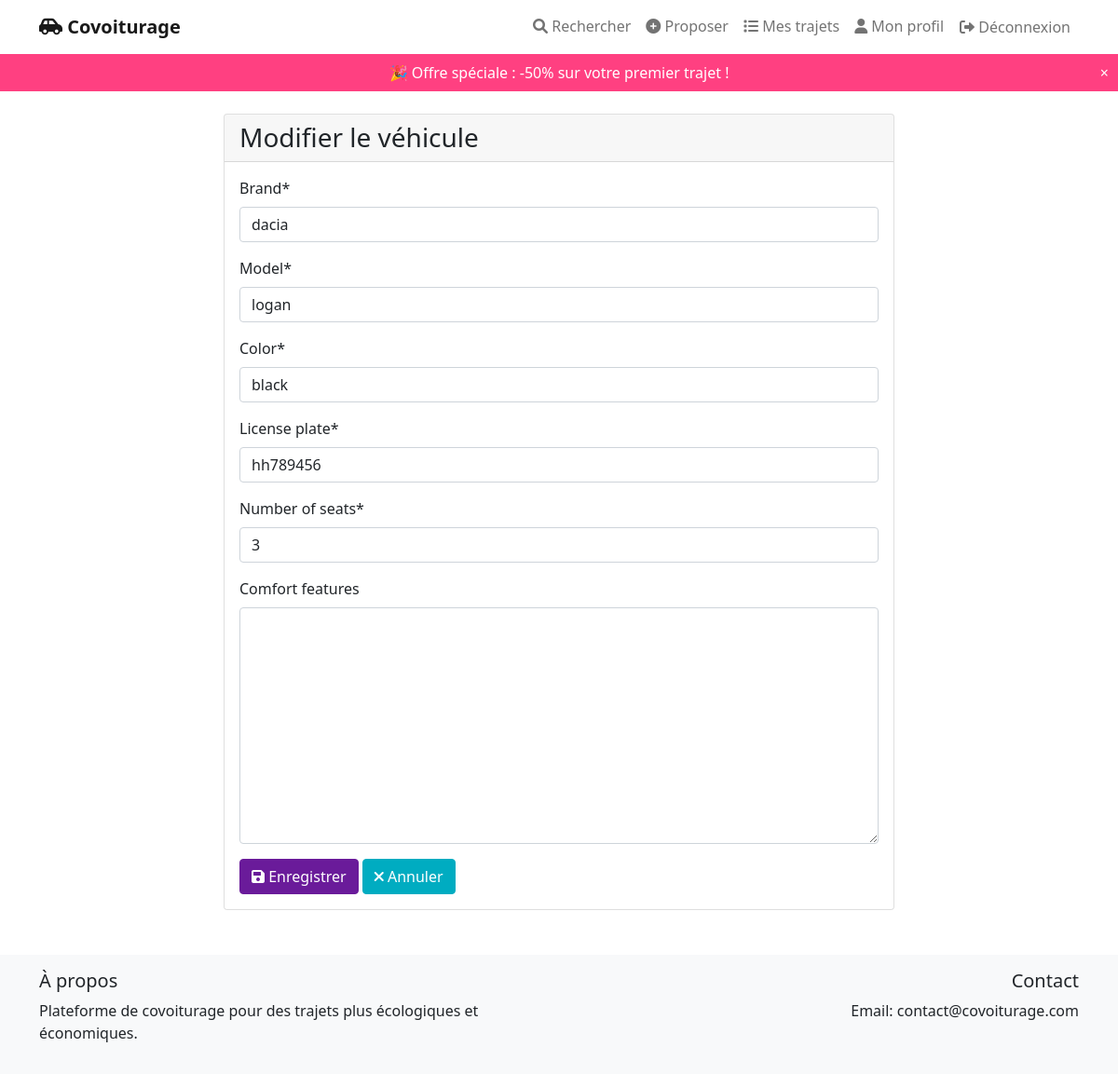
The page /vehicles/1/edit/ (signed in) on the database its author committed.
### rides/models.py (models this page shows, shortened)
class Vehicle(models.Model):
    driver = models.ForeignKey(User, on_delete=models.CASCADE)
    brand = models.CharField(max_length=50)
    model = models.CharField(max_length=50)
    color = models.CharField(max_length=30)
    license_plate = models.CharField(max_length=10)
    number_of_seats = models.IntegerField(validators=[MinValueValidator(1)])
    comfort_features = models.TextField(blank=True)

### rides/views.py (the view)
# urls.py: path('vehicles/<int:pk>/edit/', views.vehicle_edit, name='vehicle_edit'),
@login_required
def vehicle_edit(request, pk):
    vehicle = get_object_or_404(Vehicle, pk=pk)
    if vehicle.driver != request.user:
        messages.error(request, 'Vous n\'êtes pas autorisé à modifier ce véhicule.')
        return redirect('rides:vehicle_list')
    if request.method == 'POST':
        form = VehicleForm(request.POST, instance=vehicle)
        if form.is_valid():
            form.save()
            messages.success(request, 'Le véhicule a été modifié avec succès.')
            return redirect('rides:vehicle_list')
    else:
        form = VehicleForm(instance=vehicle)
    return render(request, 'rides/vehicle_form.html', {
        'form': form,
        'vehicle': vehicle,
        'title': 'Modifier le véhicule'
    })

### rides/forms.py
class VehicleForm(forms.ModelForm):
    class Meta:
        model = Vehicle
        fields = ['brand', 'model', 'color', 'license_plate', 'number_of_seats', 'comfort_features']

### rides/templates/rides/vehicle_form.html (shortened to what this page needs)
{% extends 'base.html' %}
{% load crispy_forms_tags %}
{% block content %}
<div class="container mt-4">
    <div class="row justify-content-center">
        <div class="col-md-8">
            <div class="card">
                <div class="card-header">
                    <h3 class="mb-0">{{ title }}</h3>
                </div>
                <div class="card-body">
                    <form method="post" novalidate>
                        {{ form|crispy }}
                        <div class="mt-3">
                            <button type="submit" class="btn btn-primary">
                                <i class="fas fa-save"></i> Enregistrer
                            </button>
                            <a href="{% url 'rides:vehicle_list' %}" class="btn btn-secondary">
                                <i class="fas fa-times"></i> Annuler
                            </a>
                        </div>
                    </form>
                </div>
            </div>
        </div>
    </div>
</div>
{% endblock %}

### templates/base.html (style rules this page uses)
.btn-primary { background-color: #6a1b9a; border-color: #6a1b9a; }
.btn-secondary { background-color: #00acc1; border-color: #00acc1; }

### rows shown on the page
Vehicle: brand "dacia", model "logan", color "black", license_plate "hh789456", number_of_seats "3"

### other values the page prints
{{ title }} "Modifier le véhicule"
